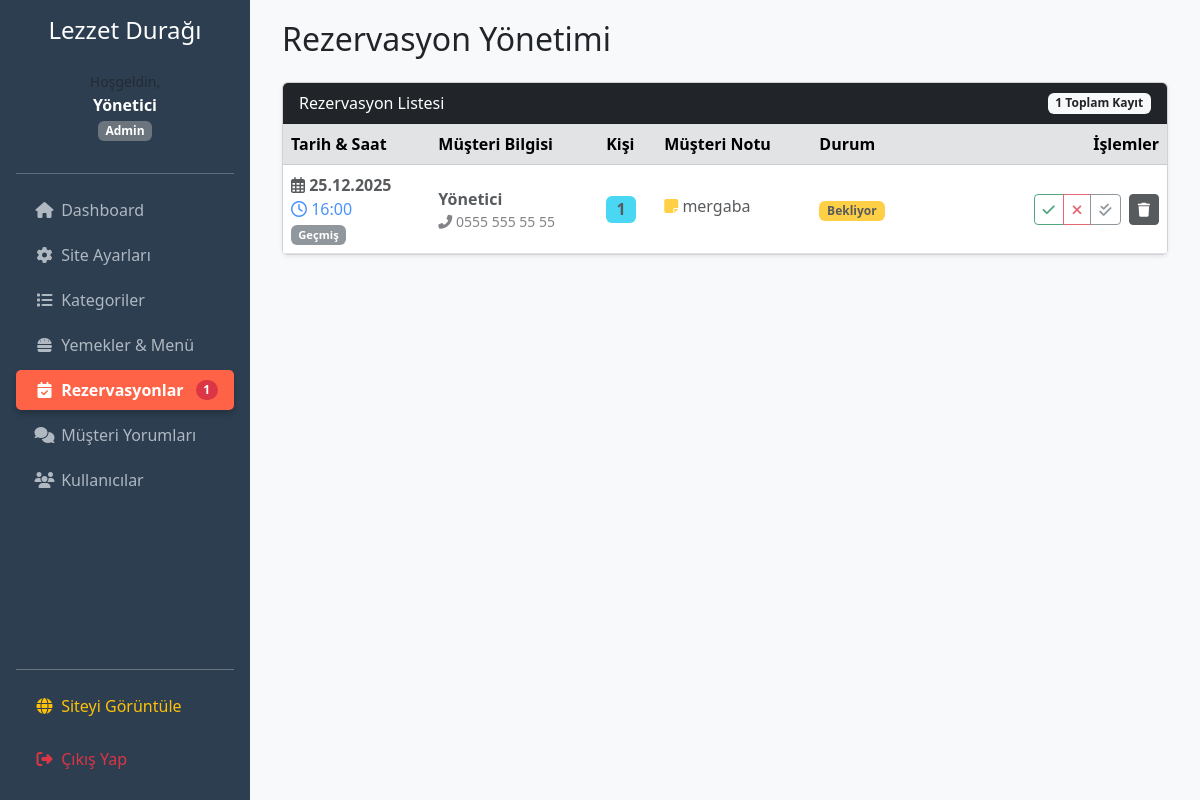
Screenshot of /admin/reservations.php (signed in) with the database file from the repository.
### tables this page shows
CREATE TABLE `reservations` (
  `id` int(11) NOT NULL,
  `user_id` int(11) DEFAULT NULL,
  `num_people` varchar(50) DEFAULT NULL,
  `reservation_date` date NOT NULL,
  `reservation_time` time NOT NULL,
  `note` text DEFAULT NULL,
  `status` enum('bekliyor','onaylandi','iptal','tamamlandi') DEFAULT 'bekliyor',
  `created_at` timestamp NOT NULL DEFAULT current_timestamp()
);

CREATE TABLE `users` (
  `id` int(11) NOT NULL,
  `name` varchar(100) NOT NULL,
  `email` varchar(100) NOT NULL,
  `password` varchar(255) NOT NULL,
  `phone` varchar(20) DEFAULT NULL,
  `role` enum('admin','personel','uye') DEFAULT 'uye',
  `created_at` timestamp NOT NULL DEFAULT current_timestamp()
);

### admin/reservations.php (the view, shortened to what this page needs)
<?php
require_once 'includes/header.php';
$sql = "SELECT r.*, u.name as user_name, u.phone as user_phone, u.email as user_email
        FROM reservations r
        LEFT JOIN users u ON r.user_id = u.id
        ORDER BY r.reservation_date DESC, r.reservation_time ASC";
$reservations = $pdo->query($sql)->fetchAll(PDO::FETCH_ASSOC);
?>
<div class="container-fluid">
    <h2 class="mb-4">Rezervasyon Yönetimi</h2>
    <div class="card shadow-sm">
        <div class="card-header bg-dark text-white d-flex justify-content-between align-items-center">
            <span>Rezervasyon Listesi</span>
            <span class="badge bg-light text-dark"><?= count($reservations) ?> Toplam Kayıt</span>
        </div>
        <div class="card-body p-0">
            <div class="table-responsive">
                <table class="table table-hover align-middle mb-0">
                    <thead class="table-secondary">
                        <tr>
                            <th>Tarih & Saat</th>
                            <th>Müşteri Bilgisi</th>
                            <th>Kişi</th>
                            <th>Müşteri Notu</th>
                            <th>Durum</th>
                            <th class="text-end" style="min-width: 200px;">İşlemler</th>
                        </tr>
                    </thead>
                    <tbody>
                        <?php foreach ($reservations as $res): ?>
                        <?php $isPast = strtotime($res['reservation_date']) < strtotime(date('Y-m-d')); ?>
                        <tr class="<?= $isPast ? 'opacity-75 bg-light' : '' ?>">
                            <td>
                                <div class="fw-bold"><i class="far fa-calendar-alt"></i> <?= date('d.m.Y', strtotime($res['reservation_date'])) ?></div>
                                <div class="text-primary"><i class="far fa-clock"></i> <?= date('H:i', strtotime($res['reservation_time'])) ?></div>
                                <?php if($isPast): ?>
                                    <span class="badge bg-secondary" style="font-size: 0.7em;">Geçmiş</span>
                                <?php endif; ?>
                            </td>
                            <td>
                                <div class="fw-bold"><?= htmlspecialchars($res['user_name'] ?? 'Misafir') ?></div>
                                <div class="small text-muted">
                                    <i class="fas fa-phone-alt"></i> <?= htmlspecialchars($res['user_phone'] ?? '-') ?>
                                </div>
                            </td>
                            <td>
                                <span class="badge bg-info text-dark" style="font-size: 1em;">
                                    <?= htmlspecialchars($res['num_people']) ?>
                                </span>
                            </td>
                            <td>
                                <?php if(!empty($res['note'])): ?>
                                    <span class="d-inline-block text-truncate" style="max-width: 150px;"
                                          title="<?= htmlspecialchars($res['note']) ?>">
                                        <i class="fas fa-sticky-note text-warning"></i> <?= htmlspecialchars($res['note']) ?>
                                    </span>
                                <?php else: ?>
                                    <span class="text-muted">-</span>
                                <?php endif; ?>
                            </td>
                            <td>
                                <?php
                                    $statusColors = [
                                        'bekliyor' => 'warning text-dark',
                                        'onaylandi' => 'success',
                                        'iptal' => 'danger',
                                        'tamamlandi' => 'secondary'
                                    ];
                                    $statusText = [
                                        'bekliyor' => 'Bekliyor',
                                        'onaylandi' => 'Onaylandı',
                                        'iptal' => 'İptal',
                                        'tamamlandi' => 'Tamamlandı'
                                    ];
                                    $color = $statusColors[$res['status']] ?? 'secondary';
                                    $text = $statusText[$res['status']] ?? $res['status'];
                                ?>
                                <span class="badge bg-<?= $color ?>"><?= $text ?></span>
                            </td>
                            <td class="text-end">
                                <div class="btn-group btn-group-sm">
                                    <?php if($res['status'] != 'onaylandi'): ?>
                                        <a href="reservations.php?id=<?= $res['id'] ?>&status=onaylandi"
                                           class="btn btn-outline-success" title="Onayla">
                                            <i class="fas fa-check"></i>
                                        </a>
                                    <?php endif; ?>
                                    <?php if($res['status'] != 'iptal'): ?>
                                        <a href="reservations.php?id=<?= $res['id'] ?>&status=iptal"
                                           class="btn btn-outline-danger" title="İptal Et"
                                           onclick="return confirm('Bu rezervasyonu iptal etmek istediğinize emin misiniz?');">
                                            <i class="fas fa-times"></i>
                                        </a>
                                    <?php endif; ?>
                                    <?php if($res['status'] != 'tamamlandi' && $isPast): ?>
                                         <a href="reservations.php?id=<?= $res['id'] ?>&status=tamamlandi"
                                           class="btn btn-outline-secondary" title="Tamamlandı Olarak İşaretle">
                                            <i class="fas fa-check-double"></i>
                                        </a>
                                    <?php endif; ?>
                                </div>
                                <a href="reservations.php?delete=<?= $res['id'] ?>"
                                   class="btn btn-sm btn-dark ms-1"
                                   onclick="return confirm('Kayıt tamamen silinecek! Emin misiniz?');">
                                    <i class="fas fa-trash"></i>
                                </a>
                            </td>
                        </tr>
                        <?php endforeach; ?>
                    </tbody>
                </table>
            </div>
        </div>
    </div>
</div>
<?php require_once 'includes/footer.php'; ?>

### admin/includes/header.php (style rules this page uses)
body { min-height: 100vh; background: #f8f9fa; }

### rows the page displays
reservations: reservation_date "25.12.2025", reservation_time "16:00", shows "Geçmiş", user.name "Yönetici", user.phone "0555 555 55 55", num_people "1", note "mergaba", status "Bekliyor"

### other values shown
$_SESSION['name'] "Yönetici"
$_SESSION['role'] "Admin"
$pendingReservationCount "1"
count($reservations) "1"
